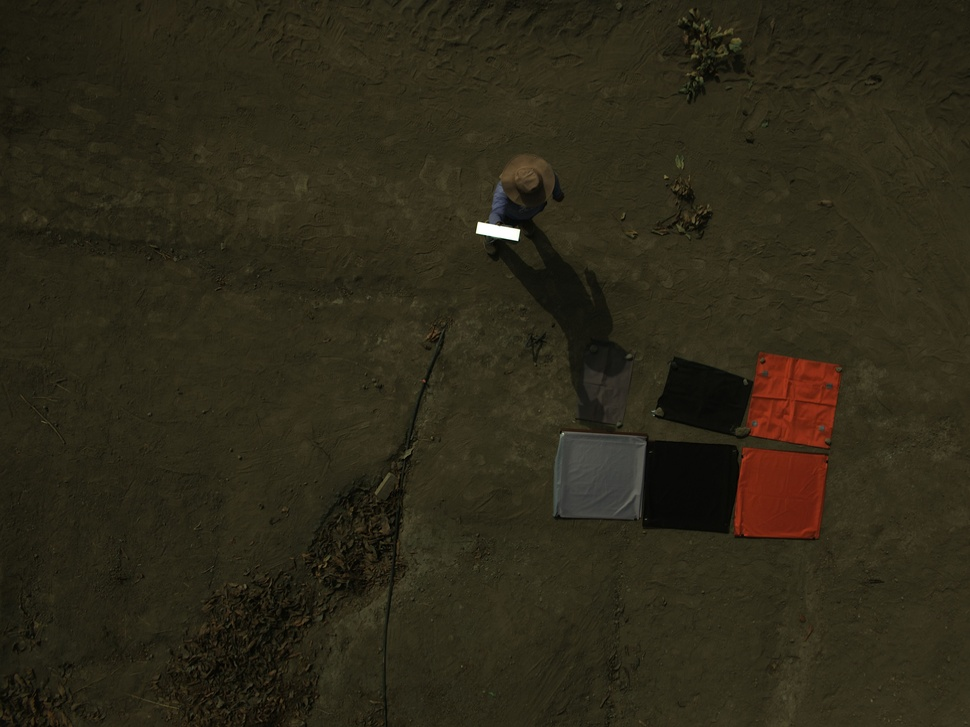
#> input picture RGB/IMG_00366.jpg, 970 x 727 px, shrunk from 4000 x 3000 before the run
$ python split_bands.py
#> lines starting #> are read from the running program, lines starting #| are printed output that depends on the picture
from PIL import Image
from glob import glob
import numpy as np
import matplotlib.pyplot as plt

input_path = "."
images_paths = glob(input_path + "/**/*.jpg", recursive= True)
image_name = "IMG_00366"
image_rgb = np.asarray(Image.open(f"{input_path}/RGB/{image_name}.jpg"))
#> image_rgb is the input picture: shape (727, 970, 3); mean R, G, B 45.1, 40.3, 24.1
image_nir = np.asarray(Image.open(f"{input_path}/NIR/{image_name}.jpg"))
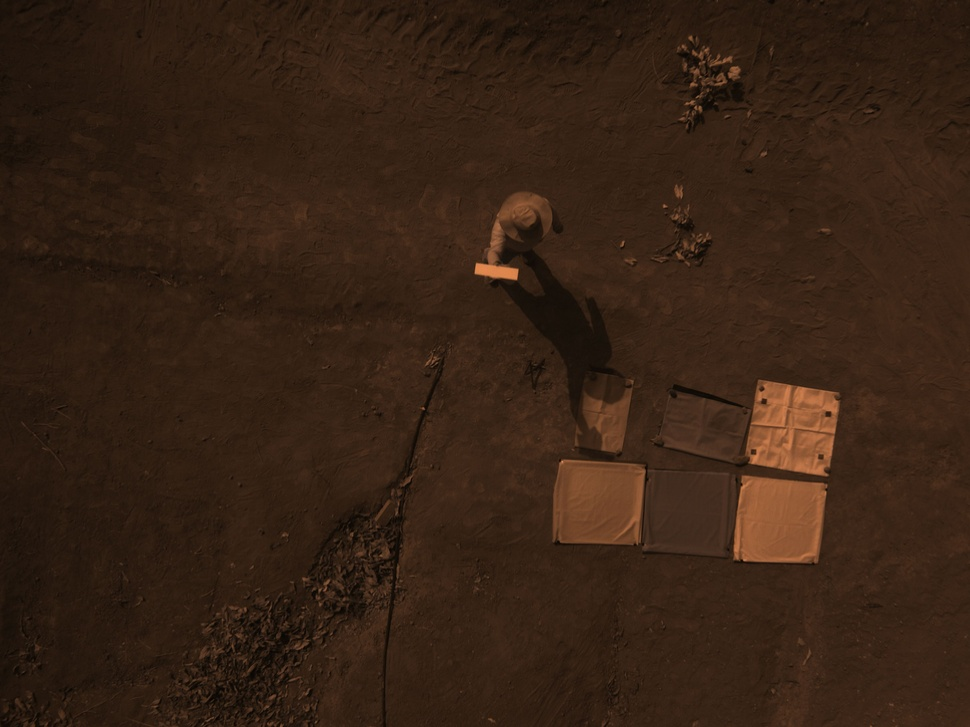
#> input picture NIR/IMG_00366.jpg, 970 x 727 px, shrunk from 4000 x 3000 before the run
#> image_nir is the input picture: shape (727, 970, 3); mean R, G, B 54.7, 34.6, 21

fig, axes = plt.subplots(2,3, figsize = (16,10))

axes[0,0].imshow(image_rgb[:,:,0], cmap= "gray")
axes[0,0].set_title("Banda Roja")
axes[0,1].imshow(image_rgb[:,:,1], cmap= "gray")
axes[0,1].set_title("Banda Verde")
axes[0,2].imshow(image_rgb[:,:,2], cmap= "gray")
axes[0,2].set_title("Banda Azul")
axes[1,0].imshow(image_nir[:,:,0], cmap= "gray")
axes[1,0].set_title("Banda Borde Rojo")
axes[1,1].imshow(image_nir[:,:,2], cmap= "gray")
axes[1,1].set_title("Banda NIR")
axes[1,2].imshow(image_rgb)
axes[1,2].set_title("Imagen RGB")

plt.tight_layout()

## Split Bandas

plt.show()
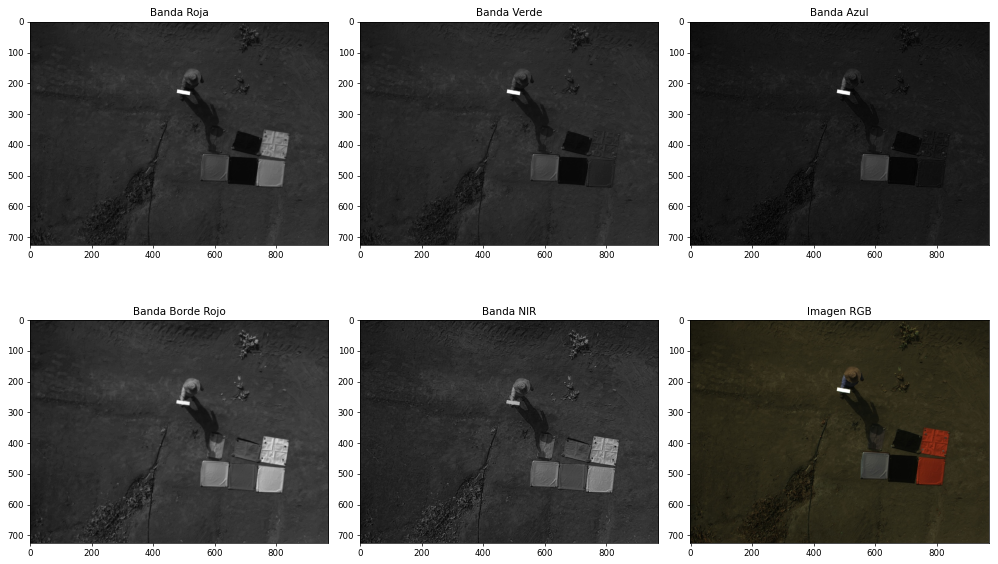
#> figure drawn by matplotlib, 6 panels
